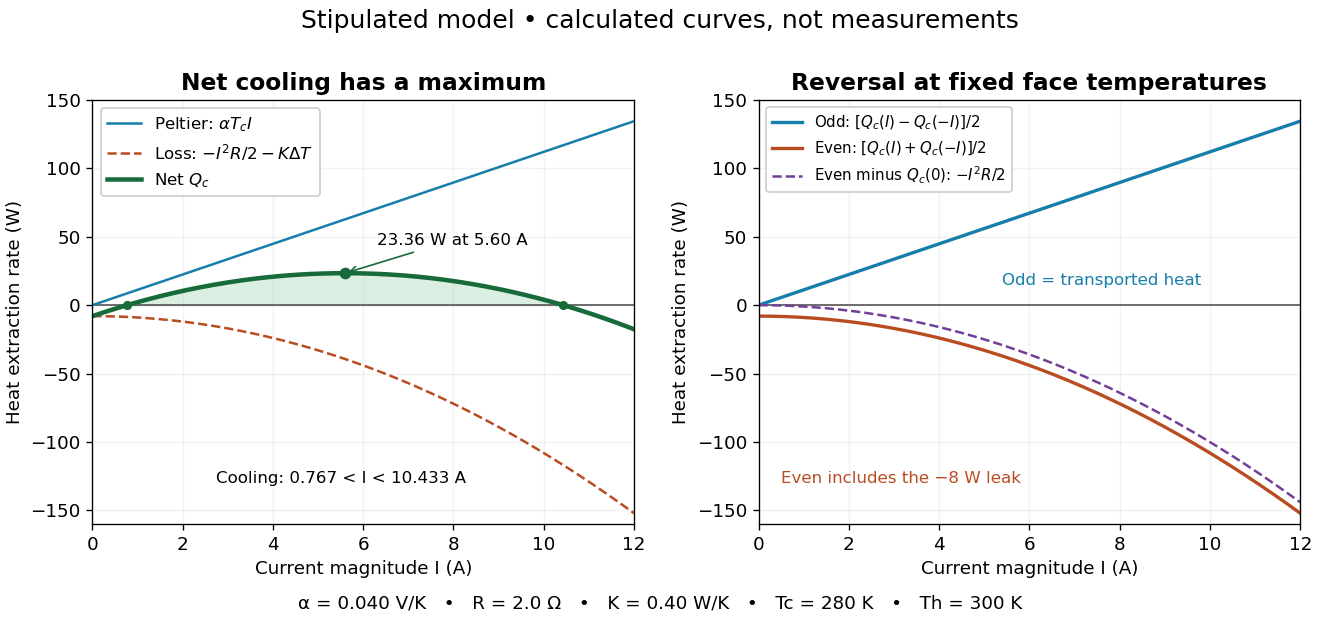

This chart was generated by the following Python code:
"""Plot an explicitly stipulated constant-property thermoelectric cooler.

Run from _media; emits this script's basename.png to the working directory.
Tested: Python 3.14.4, Matplotlib 3.10.7, NumPy 2.3.5. No extra dependencies.
"""
from pathlib import Path
import matplotlib
matplotlib.use('Agg')
import matplotlib.pyplot as plt
import numpy as np


def main():
    plt.rcParams.update({'font.family': 'DejaVu Sans', 'font.size': 11})
    alpha, tc, th, resistance, conductance = .040, 280., 300., 2., .40
    current = np.linspace(0, 12, 401)
    peltier = alpha*tc*current
    joule = -.5*resistance*current**2
    leak = -conductance*(th-tc)
    cooling = peltier+joule+leak
    reverse = -peltier+joule+leak
    optimum = alpha*tc/resistance
    roots = (alpha*tc+np.array([-1, 1])*np.sqrt((alpha*tc)**2-2*resistance*conductance*(th-tc)))/resistance
    fig, (a, b) = plt.subplots(1, 2, figsize=(11, 5.2), dpi=120)
    fig.patch.set_facecolor('white')
    for ax in (a, b):
        ax.set_facecolor('white')
        ax.axhline(0, color='#555555', lw=1)
        ax.grid(alpha=.16)
        ax.set(xlim=(0, 12), xlabel='Current magnitude I (A)', ylabel='Heat extraction rate (W)')
    a.set_title('Net cooling has a maximum', fontsize=14, weight='bold')
    a.plot(current, peltier, color='#177eab', label=r'Peltier: $\alpha T_c I$')
    a.plot(current, joule+leak, color='#ba4c21', linestyle='--', label=r'Loss: $-I^2R/2-K\Delta T$')
    a.plot(current, cooling, color='#176b3b', lw=2.7, label=r'Net $Q_c$')
    a.fill_between(current, 0, cooling, where=cooling>0, color='#88c7a2', alpha=.3)
    a.scatter([optimum], [alpha*tc*optimum-.5*resistance*optimum**2+leak], color='#176b3b', zorder=5)
    a.annotate('23.36 W at 5.60 A', (optimum, 23.36), (6.3, 44),
               arrowprops={'arrowstyle': '->', 'color': '#176b3b'}, fontsize=10)
    a.scatter(roots, [0, 0], color='#176b3b', s=20, zorder=5)
    a.text(5.5, -130, 'Cooling: 0.767 < I < 10.433 A', ha='center', fontsize=10)
    a.set(ylim=(-160, 150))
    a.legend(loc='upper left', fontsize=10, framealpha=1)
    b.set_title('Reversal at fixed face temperatures', fontsize=14, weight='bold')
    b.plot(current, (cooling-reverse)/2, color='#177eab', lw=2,
           label=r'Odd: $[Q_c(I)-Q_c(-I)]/2$')
    b.plot(current, (cooling+reverse)/2, color='#ba4c21', lw=2,
           label=r'Even: $[Q_c(I)+Q_c(-I)]/2$')
    b.plot(current, joule, color='#713f9a', linestyle='--',
           label=r'Even minus $Q_c(0)$: $-I^2R/2$')
    b.set(ylim=(-160, 150))
    b.legend(loc='upper left', fontsize=9, framealpha=1)
    b.text(5.4, 15, 'Odd = transported heat', color='#177eab', fontsize=10)
    b.text(.5, -130, 'Even includes the −8 W leak', color='#ba4c21', fontsize=10)
    fig.suptitle('Stipulated model • calculated curves, not measurements', fontsize=15, y=.985)
    fig.text(.5, .025, 'α = 0.040 V/K   •   R = 2.0 Ω   •   K = 0.40 W/K   •   Tc = 280 K   •   Th = 300 K',
             ha='center', fontsize=11)
    fig.subplots_adjust(left=.07, right=.985, bottom=.16, top=.84, wspace=.23)
    fig.savefig(Path(__file__).stem+'.png', facecolor='white', transparent=False)
    plt.close(fig)


if __name__ == '__main__':
    main()
